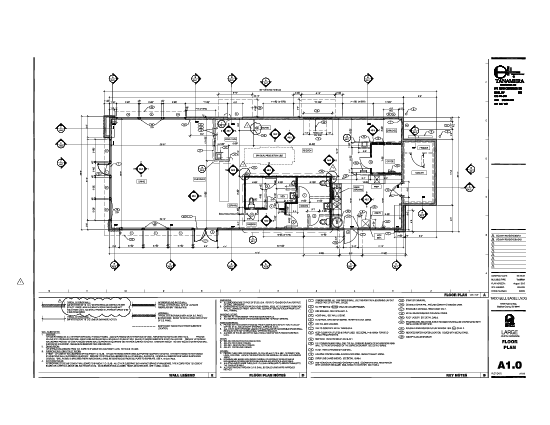
#> input picture image-difference/E.png, 550 x 425 px; the run also reads 1 picture not shown here
$ python image_diff.py --first E.png --second F.png   (older library calls are emulated)
#> lines starting #> are read from the running program, lines starting #| are printed output that depends on the picture; after the words box and inside, x2 and y2 are one past the last pixel; in counts of white or black regions, pixels touching at a corner belong together
from skimage.measure import compare_ssim
import argparse
import imutils
import cv2

ap = argparse.ArgumentParser()
ap.add_argument("-f", "--first", required=True,
	help="first input image")
ap.add_argument("-s", "--second", required=True,
	help="second")
args = vars(ap.parse_args())
imageA = cv2.imread(args["first"])
#> imageA is the input picture: shape (425, 550, 3); min 0, max 255, mean 237.4
imageB = cv2.imread(args["second"])
import time

start = time.time()

# convert the images to grayscale
grayA = cv2.cvtColor(imageA, cv2.COLOR_BGR2GRAY)
grayB = cv2.cvtColor(imageB, cv2.COLOR_BGR2GRAY)

(score, diff) = compare_ssim(grayA, grayB, full=True)
#> score = 1
diff = (diff * 255).astype("uint8")

thresh = cv2.threshold(diff, 0, 255,
	cv2.THRESH_BINARY_INV | cv2.THRESH_OTSU)[1]
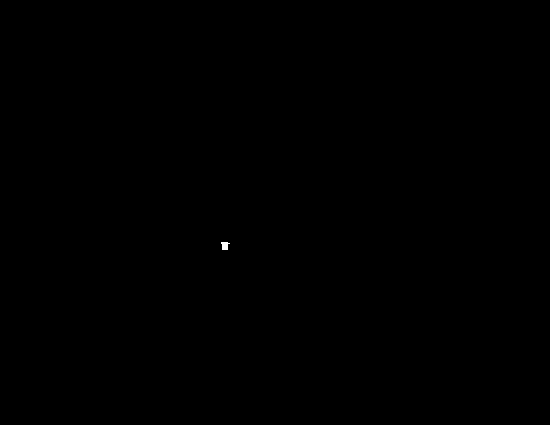
#> thresh: shape (425, 550); 0.02% white; 1 white region
cnts = cv2.findContours(thresh.copy(), cv2.RETR_EXTERNAL,
	cv2.CHAIN_APPROX_SIMPLE)
#> cnts = 1 contour; box (x1, y1, x2, y2) and area: (221, 242, 230, 250) 38
cnts = cnts[0] if imutils.is_cv2() else cnts[1]

for c in cnts:
	(x, y, w, h) = cv2.boundingRect(c)
	cv2.rectangle(imageA, (x, y), (x + w, y + h), (0, 0, 255), 2)
	cv2.rectangle(imageB, (x, y), (x + w, y + h), (0, 0, 255), 2)
#> this loop made 1 pass
#> (x, y, w, h) on pass 1: (221, 242, 9, 8)
#> imageA: shape (425, 550, 3); 0.04% of pixels changed, all inside (x1, y1, x2, y2) = (220, 241, 232, 252)
#> imageB: shape (425, 550, 3); mean B, G, R 237.3, 237.3, 237.4

end = time.time()

print("Time taken: " + str(end-start))
# show the output images
cv2.imshow("Original", imageA)
# cv2.imshow("Modified", imageB)
cv2.imshow("Differences", diff)
cv2.imshow("Thresh", thresh)
cv2.waitKey(0)
